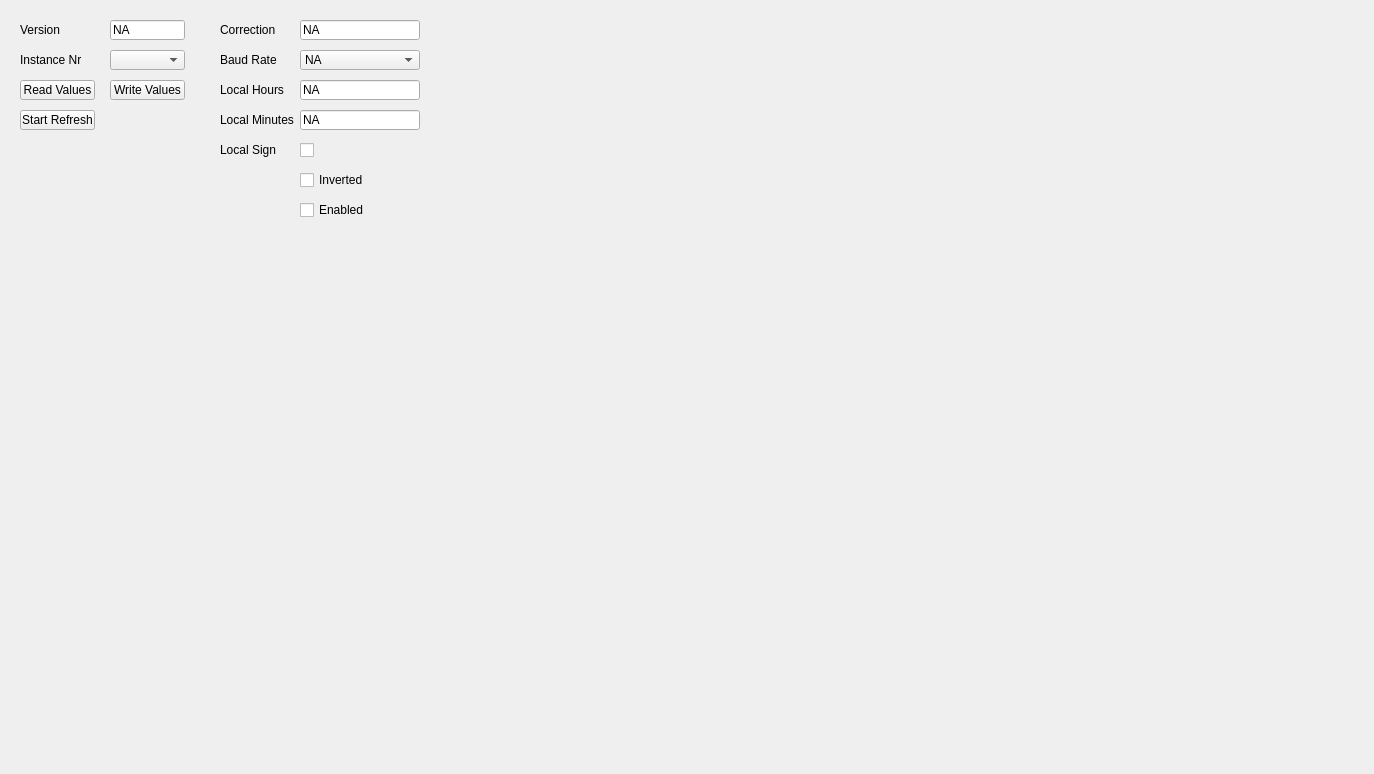
<?xml version="1.0" encoding="UTF-8"?>
<ui version="4.0">
 <class>Ucm_TodMasterTab</class>
 <widget class="QWidget" name="Ucm_TodMasterTab">
  <property name="geometry">
   <rect>
    <x>0</x>
    <y>0</y>
    <width>1374</width>
    <height>774</height>
   </rect>
  </property>
  <property name="windowTitle">
   <string>Form</string>
  </property>
  <widget class="QComboBox" name="TodMasterInstanceComboBox">
   <property name="geometry">
    <rect>
     <x>110</x>
     <y>50</y>
     <width>75</width>
     <height>20</height>
    </rect>
   </property>
  </widget>
  <widget class="QLabel" name="TodMasterVersionLabel">
   <property name="geometry">
    <rect>
     <x>20</x>
     <y>20</y>
     <width>80</width>
     <height>20</height>
    </rect>
   </property>
   <property name="text">
    <string>Version</string>
   </property>
  </widget>
  <widget class="QLineEdit" name="TodMasterVersionValue">
   <property name="enabled">
    <bool>true</bool>
   </property>
   <property name="geometry">
    <rect>
     <x>110</x>
     <y>20</y>
     <width>75</width>
     <height>20</height>
    </rect>
   </property>
   <property name="text">
    <string>NA</string>
   </property>
   <property name="readOnly">
    <bool>true</bool>
   </property>
  </widget>
  <widget class="QPushButton" name="TodMasterReadValuesButton">
   <property name="geometry">
    <rect>
     <x>20</x>
     <y>80</y>
     <width>75</width>
     <height>20</height>
    </rect>
   </property>
   <property name="text">
    <string>Read Values</string>
   </property>
  </widget>
  <widget class="QLabel" name="TodMasterCorrectionLabel">
   <property name="geometry">
    <rect>
     <x>220</x>
     <y>20</y>
     <width>80</width>
     <height>20</height>
    </rect>
   </property>
   <property name="text">
    <string>Correction</string>
   </property>
  </widget>
  <widget class="QPushButton" name="TodMasterWriteValuesButton">
   <property name="geometry">
    <rect>
     <x>110</x>
     <y>80</y>
     <width>75</width>
     <height>20</height>
    </rect>
   </property>
   <property name="text">
    <string>Write Values</string>
   </property>
  </widget>
  <widget class="QCheckBox" name="TodMasterEnableCheckBox">
   <property name="geometry">
    <rect>
     <x>300</x>
     <y>200</y>
     <width>80</width>
     <height>20</height>
    </rect>
   </property>
   <property name="text">
    <string>Enabled</string>
   </property>
  </widget>
  <widget class="QComboBox" name="TodMasterBaudRateValue">
   <property name="geometry">
    <rect>
     <x>300</x>
     <y>50</y>
     <width>120</width>
     <height>20</height>
    </rect>
   </property>
   <property name="autoFillBackground">
    <bool>false</bool>
   </property>
   <item>
    <property name="text">
     <string>NA</string>
    </property>
   </item>
   <item>
    <property name="text">
     <string>1200</string>
    </property>
   </item>
   <item>
    <property name="text">
     <string>2400</string>
    </property>
   </item>
   <item>
    <property name="text">
     <string>4800</string>
    </property>
   </item>
   <item>
    <property name="text">
     <string>9600</string>
    </property>
   </item>
   <item>
    <property name="text">
     <string>19200</string>
    </property>
   </item>
   <item>
    <property name="text">
     <string>38400</string>
    </property>
   </item>
   <item>
    <property name="text">
     <string>57600</string>
    </property>
   </item>
   <item>
    <property name="text">
     <string>115200</string>
    </property>
   </item>
   <item>
    <property name="text">
     <string>230400</string>
    </property>
   </item>
   <item>
    <property name="text">
     <string>460800</string>
    </property>
   </item>
   <item>
    <property name="text">
     <string>921600</string>
    </property>
   </item>
   <item>
    <property name="text">
     <string>1000000</string>
    </property>
   </item>
   <item>
    <property name="text">
     <string>2000000</string>
    </property>
   </item>
  </widget>
  <widget class="QLabel" name="TodMasterInstanceLabel">
   <property name="geometry">
    <rect>
     <x>20</x>
     <y>50</y>
     <width>80</width>
     <height>20</height>
    </rect>
   </property>
   <property name="text">
    <string>Instance Nr</string>
   </property>
  </widget>
  <widget class="QLineEdit" name="TodMasterCorrectionValue">
   <property name="enabled">
    <bool>true</bool>
   </property>
   <property name="geometry">
    <rect>
     <x>300</x>
     <y>20</y>
     <width>120</width>
     <height>20</height>
    </rect>
   </property>
   <property name="text">
    <string>NA</string>
   </property>
  </widget>
  <widget class="QLabel" name="TodMasterBaudRateLabel">
   <property name="geometry">
    <rect>
     <x>220</x>
     <y>50</y>
     <width>80</width>
     <height>20</height>
    </rect>
   </property>
   <property name="text">
    <string>Baud Rate</string>
   </property>
  </widget>
  <widget class="QPushButton" name="TodMasterAutoRefreshButton">
   <property name="geometry">
    <rect>
     <x>20</x>
     <y>110</y>
     <width>75</width>
     <height>20</height>
    </rect>
   </property>
   <property name="text">
    <string>Start Refresh</string>
   </property>
  </widget>
  <widget class="QLabel" name="TodMasterLocalHoursLabel">
   <property name="geometry">
    <rect>
     <x>220</x>
     <y>80</y>
     <width>80</width>
     <height>20</height>
    </rect>
   </property>
   <property name="text">
    <string>Local Hours</string>
   </property>
  </widget>
  <widget class="QLineEdit" name="TodMasterLocalHoursValue">
   <property name="enabled">
    <bool>true</bool>
   </property>
   <property name="geometry">
    <rect>
     <x>300</x>
     <y>80</y>
     <width>120</width>
     <height>20</height>
    </rect>
   </property>
   <property name="text">
    <string>NA</string>
   </property>
  </widget>
  <widget class="QLabel" name="TodMasterLocalMinutesLabel">
   <property name="geometry">
    <rect>
     <x>220</x>
     <y>110</y>
     <width>80</width>
     <height>20</height>
    </rect>
   </property>
   <property name="text">
    <string>Local Minutes</string>
   </property>
  </widget>
  <widget class="QLineEdit" name="TodMasterLocalMinutesValue">
   <property name="enabled">
    <bool>true</bool>
   </property>
   <property name="geometry">
    <rect>
     <x>300</x>
     <y>110</y>
     <width>120</width>
     <height>20</height>
    </rect>
   </property>
   <property name="text">
    <string>NA</string>
   </property>
  </widget>
  <widget class="QCheckBox" name="TodMasterLocalSignCheckBox">
   <property name="geometry">
    <rect>
     <x>300</x>
     <y>140</y>
     <width>80</width>
     <height>20</height>
    </rect>
   </property>
   <property name="text">
    <string/>
   </property>
  </widget>
  <widget class="QLabel" name="TodMasterLocalSignLabel">
   <property name="geometry">
    <rect>
     <x>220</x>
     <y>140</y>
     <width>80</width>
     <height>20</height>
    </rect>
   </property>
   <property name="text">
    <string>Local Sign</string>
   </property>
  </widget>
  <widget class="QCheckBox" name="TodMasterInvertedCheckBox">
   <property name="geometry">
    <rect>
     <x>300</x>
     <y>170</y>
     <width>80</width>
     <height>20</height>
    </rect>
   </property>
   <property name="text">
    <string>Inverted</string>
   </property>
   <property name="checked">
    <bool>false</bool>
   </property>
   <property name="tristate">
    <bool>false</bool>
   </property>
  </widget>
 </widget>
 <resources/>
 <connections/>
</ui>
